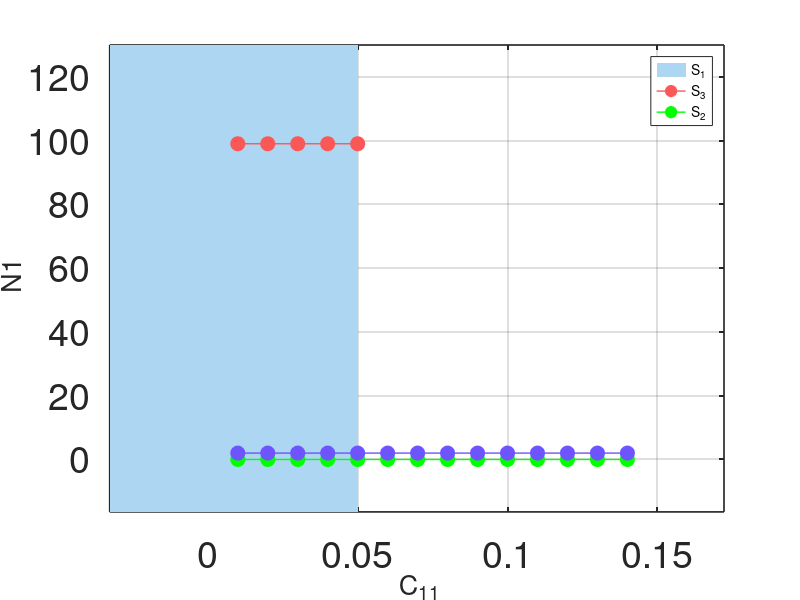

This figure's MATLAB source:
clc
clear

% Draw the area where C11 is less than or equal to 0.05 and fill it in light green
colo = [0.68, 0.84, 0.95];
rectangle('Position', [-0.032741151324633, -16.439752915470837, 0.05+0.032741151324633, 146.409752915470837], 'FaceColor', colo,'EdgeColor', 'none');
hold on

a=load('data.txt');
lightred = [0.98, 0.34, 0.34];
plot(a(:,1),a(:,2),'Color', lightred, 'LineStyle', '-', 'Marker', 'o', 'LineWidth', 1, 'MarkerFaceColor', lightred, 'MarkerSize', 10)
hold on

b=load('data1.txt');
plot(b(:,1),b(:,2),'g-o','LineWidth', 1, 'MarkerFaceColor', 'green', 'MarkerSize', 10)
hold on

c=load('data2.txt');
lightBlue = [0.43, 0.33, 0.99];
plot(c(:,1),c(:,2)+2,'Color', lightBlue, 'LineStyle', '-', 'Marker', 'o', 'LineWidth', 1, 'MarkerFaceColor', lightBlue, 'MarkerSize', 10)
hold on

box on;
xlabel('\fontsize{27} C_{11}')
ylabel('\fontsize{27} N1')
% zlabel('N2')
grid on
% set(gca,'xtick',0:0.0005:0.0040)
set(gca,'LineWidth',1.2,'Fontsize',27)
set(gca,'TickDir', 'in', 'TickLength', [0.009 0.01])
xlim([-0.032741151324633,0.172232848675367])
ylim([-16.439752915470837,129.9702470845292])
legend('S_{1}','S_{3}','S_{2}','FontSize',10)